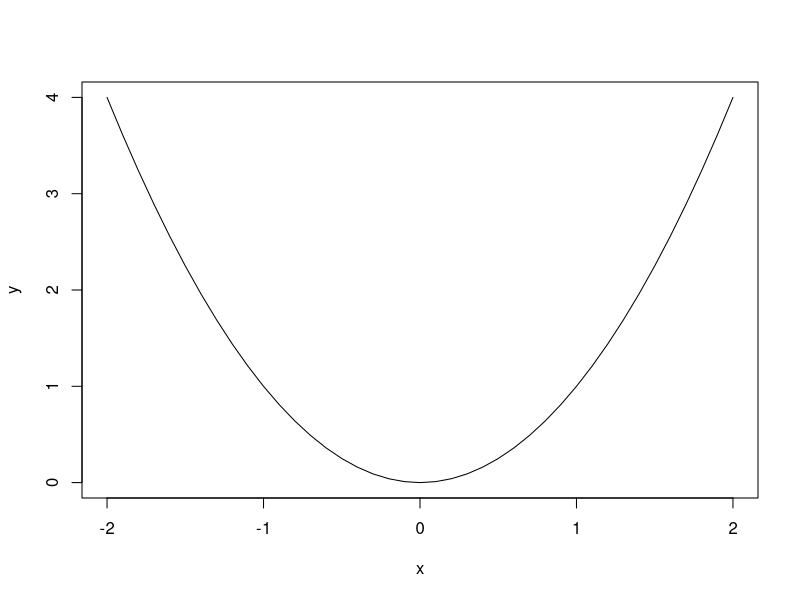
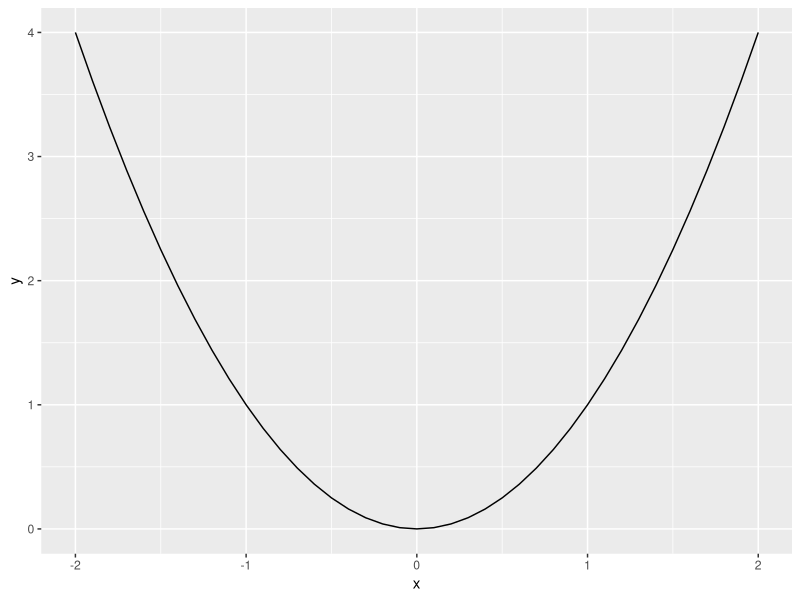
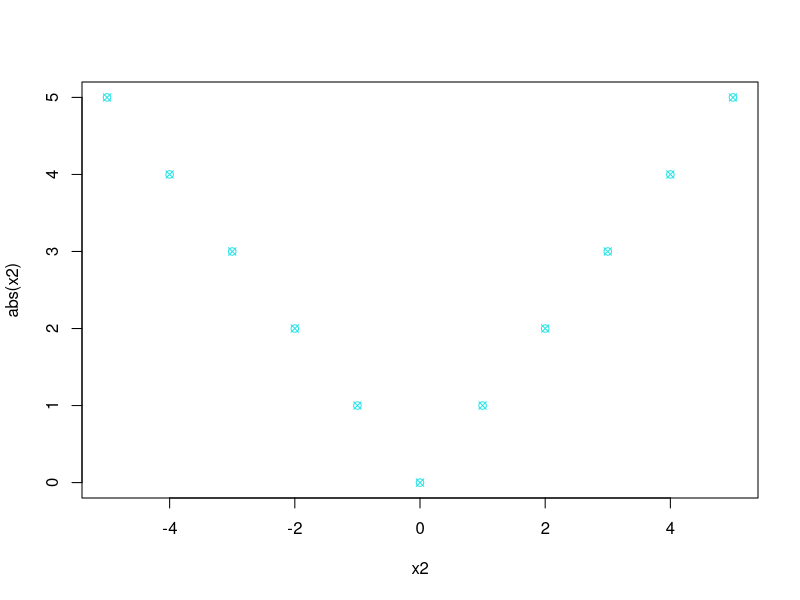

The R source for these figures, in order:
## ---- chunk 1
knitr::opts_chunk$set(echo = TRUE)
library(ggplot2)
## ---- chunk 2
dogs <- c("dachshund", "lab", "pug")
degrees <- seq(0, 360)
## ---- chunk 3
dogs
degrees
## ---- chunk 4
# using c() to make vectors! 

# A vector of strings
dogs <- c("dachshund", "lab", "pug")
dogs


# A vector of numbers
numbers <- c(1, 2, 3, 4, 5)
numbers

# A vector of.... ? 
what <- c(0.4, 3L, "apple")
what
typeof(what)
## ---- chunk 5
# Finding the length of the vector dogs
length(dogs)
## ---- chunk 6
# Using seq() to make a vector of numbers
die_rolls <- seq(1, 6) 
die_rolls

# You can use a third argument to set the skip size
odds <- seq(1, 13, by = 2)
odds

# Or a *different* third argument to set the length
seven_length <- seq(1,47, length.out = 7)
seven_length # Note that this gives non-integers! 
## ---- chunk 7
# This is the same vector as above 
die_rolls <- 1:6
## ---- chunk 8
# repeat 3, 4 times
four_threes <- rep(3, 4)
four_threes
## ---- chunk 9
degrees <- 0:360
degrees
## ---- chunk 10
# you tell the sample function what set to sample from, how many times to sample
    # then whether or not to replace once you've sampled
sample(degrees, 3, replace = F) # sample 10 times from 1 to 6

# you can also tell sample what probability each of the elements has of being sampled
# so if I wanted to sample flipping a coin that has a 75% probability of getting heads... 
sample(x = c("T", "H"), size = 10, replace = T, prob = c(0.25, 0.75)) # each element of prob lines up with the same element of the sample set

# a fair sample
sample(c("H", "T"), 10, replace = T)
## ---- chunk 11
die_rolls <- 6:1
die_probs <- c(rep(1/7, 5), 2/7)
sample(die_rolls, 1, replace = T, prob = die_probs)
## ---- chunk 12
v1 <- c(1, 2, 3)
v2 <- c(4, 6, 8)

v1 + v2
v1 - v2
v1 * v2
v1 / v2
## ---- chunk 13
dogs_squared <- paste(dogs, 1:8, sep = " ")
dogs_squared
## ---- chunk 14
# make new vectors
v1 <- rep(0,9) # a vector of 0's of length 9
v1
v2 <- 1:5 # a vector from 1 to 5
v2

vec <- v1 + v2 # adding them together

## ---- chunk 15
is.vector(3)
length(3)
## ---- chunk 16
v1 <- 1:4
v1 + 1
v1 * 2
## ---- chunk 17

## ---- chunk 18
x <- -5:5
x
abs(x)
## ---- chunk 19
nchar(dogs)
## ---- chunk 20
x <- seq(-2, 2, by = 0.1) # a vector from -2 to 2
y <- x^2                 # every element of x is squared

# a basic plot of the points, type = "l" tells R to make it a line graph
plot(x, y, type = "l")
# a more complicated, but nicer looking plot of the curve
ggplot(data = data.frame(x, y), aes(x = x, y = y)) + geom_line()

x2 <- -5:5
plot(x2, abs(x2), pch = 13, col = 5)
## ---- chunk 21


## ---- chunk 22
dogs[2] # this accesses the second element of the vector dogs
## ---- chunk 23
last_index <- length(dogs) # the length is the same as the index of the last element

dogs[last_index] # using this variable accesses the last one

## ---- chunk 24
dogs[5]
## ---- chunk 25
dogs_not_labs <- dogs[-2]
dogs_not_labs
## ---- chunk 26
# the index is a vector of the numbers 2 and 3, pulling out the 2nd and 3rd elements
dogs[2:3] 

# this index is a vector of the numbers 1 and 3, pulling out the 1st and 3rd elements
dogs[c(1,3)]
## ---- chunk 27

## ---- chunk 28
# our previous vector of three dog types
dogs 

# a filter vector of Boolean values, T F F 
are_best <- c(TRUE, FALSE, FALSE)

# index by that filter, get back the best dog. 
dogs[are_best]
## ---- chunk 29
# a vector of grades
grades <- c(99,  77, 100,  91,  87,  72,  82,  94,  81)

# a filter for grades that would make an a
a_grades <- grades >= 90

# Use my filter vector to get back the A's
grades[a_grades]
## ---- chunk 30
# returns the grades where grades are greater than 90:
grades[grades >= 90]
## ---- chunk 31
# compute the length of the returned selected elements
length(grades[grades >= 90])
## ---- chunk 32
not_lab <- dogs != "lab"  # creates a logical vector for NOT equal to lab.
dogs_not_labs <- dogs[not_lab]
dogs_not_labs
## ---- chunk 33
# change the second element from "lab" to "yellow lab"
dogs[2] <- "yellow lab"
dogs
## ---- chunk 34
# the c() function can work with multiple vectors, so it can work with scalars too
# appending two more dog types to our vector
dogs <- c(dogs,"chocolate lab", "poodle")
dogs

dogs <- c(dogs,"chocolate lab", "poodle")
dogs
## ---- chunk 35
grades

# we filter to the grades greater than 90, and then replace those with a 100
grades[grades >= 90] <- 100
grades
## ---- chunk 36
# Missing data is often represented by `NA`
data_missing <- c(1.892, 0.638, NA, 0.917, 1.884, 0.894, 0.830, 1.174, NA, 2.066, 0.980, 2.590)
data_missing

# we can find the missing data by a conditional function that looks for NA: 
is.na(data_missing)

# we can use the opposite of this (with !) to filter for the non-missing
data_missing[!is.na(data_missing)]

# save this as our new data: 
data <- data_missing[!is.na(data_missing)]
data

## OR 
# now I can just remove them by setting equal to 0
data_missing[is.na(data_missing)] <- 0
data_missing
